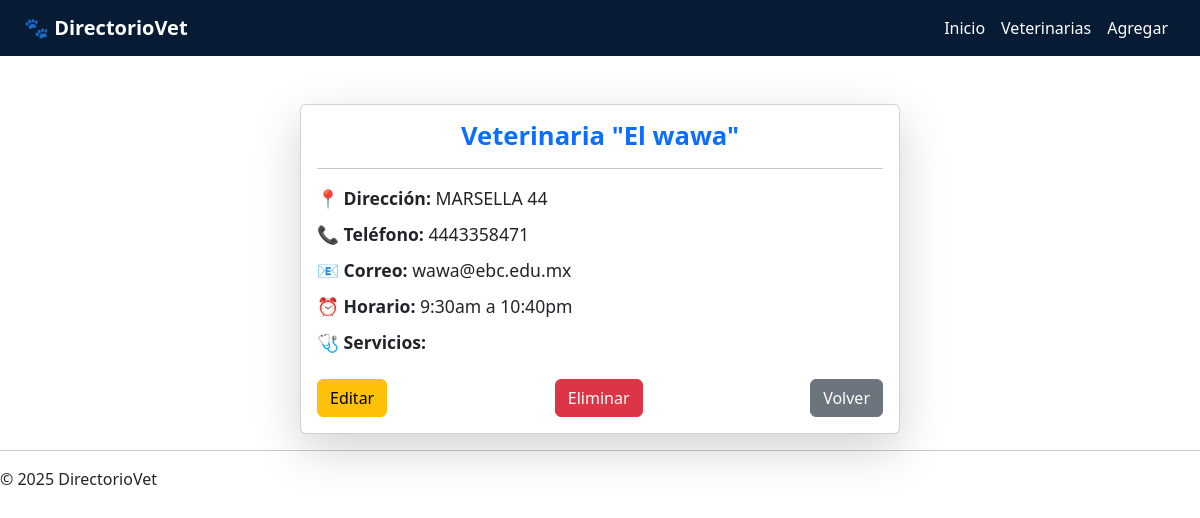
The app's page /veterinarias/1/ with its own data.
### veterinarias/models.py (models this page shows, shortened)
class Veterinaria(models.Model):
    nombre = models.CharField(max_length=255)
    direccion = models.TextField()
    telefono = models.CharField(max_length=20)
    email = models.EmailField()
    horario = models.CharField(max_length=255)
    admite_emergencias = models.BooleanField(default=False)
    SERVICIOS_OPCIONES = (
        ('spa', 'Spa'),
        ('consulta', 'Consulta veterinaria'),
        ('cirugia', 'Cirugía'),
        ('farmacia', 'Farmacia'),
        ('accesorios', 'Venta de accesorios'),
        ('comida', 'Venta de comida'),
        ('domicilio', 'Servicio a domicilio'),
        ('pension', 'Pensión'),
        ('esterilizacion', 'Esterilización'),
    )
    servicios = MultiSelectField(choices=SERVICIOS_OPCIONES, blank=True)

### veterinarias/views.py (the view)
# urls.py: path('veterinarias/<int:pk>/', views.detalle_veterinaria, name='detalle_veterinaria'),
def detalle_veterinaria(request, pk):
    veterinaria = get_object_or_404(Veterinaria, pk=pk)
    return render(request, 'veterinarias/detalle.html', {'veterinaria': veterinaria})

### veterinarias/templates/veterinarias/detalle.html (shortened to what this page needs)
{% extends 'veterinarias/base.html' %}
{% block content %}
<div class="container mt-5">
    <div class="card shadow-lg mx-auto" style="max-width: 600px;">
        <div class="card-body">
            <h3 class="card-title text-center text-primary">{{ veterinaria.nombre }}</h3>
            <hr>
            <p><strong>📍 Dirección:</strong> {{ veterinaria.direccion }}</p>
            <p><strong>📞 Teléfono:</strong> {{ veterinaria.telefono }}</p>
            <p><strong>📧 Correo:</strong> {{ veterinaria.email }}</p>
            <p><strong>⏰ Horario:</strong> {{ veterinaria.horario }}</p>
            <p><strong>🩺 Servicios:</strong> {{ veterinaria.servicios }}</p>
            <div class="mt-4 d-flex justify-content-between">
                <a href="{% url 'editar_veterinaria' veterinaria.pk %}" class="btn btn-warning">Editar</a>
                <a href="{% url 'eliminar_veterinaria' veterinaria.pk %}" class="btn btn-danger">Eliminar</a>
                <a href="{% url 'lista_veterinarias' %}" class="btn btn-secondary">Volver</a>
            </div>
        </div>
    </div>
</div>
{% endblock %}

### veterinarias/static/veterinarias/css/styles.css (style rules this page uses)
.card { border-radius: 10px; transition: transform 0.2s ease; }
.card-title { color: #1a4d8f; }
.card-title { font-size: 1.6rem; font-weight: 600; }
.card-body p { font-size: 1rem; margin-bottom: 0.6rem; }
.card p { font-size: 1.1rem; }

### records on screen
Veterinaria: nombre "Veterinaria \"El wawa\"", direccion "MARSELLA 44", telefono "4443358471", email "wawa@ebc.edu.mx", horario "9:30am a 10:40pm"
